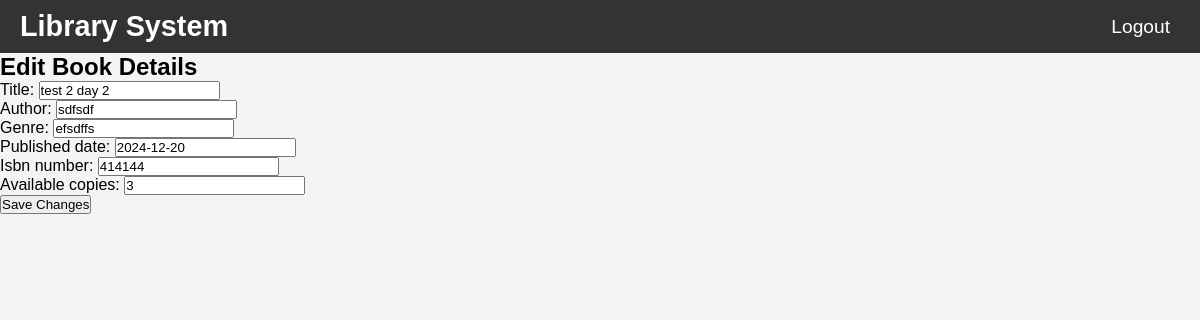
Before: /book/414144/ (signed in) with the older database file.
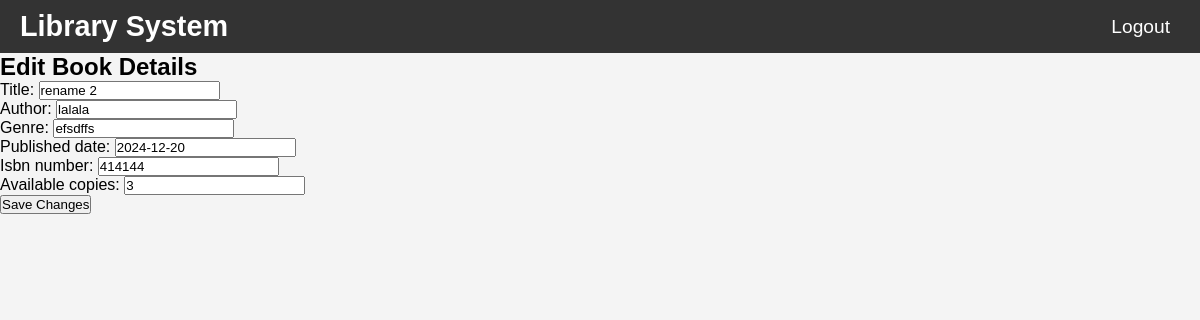
After: the same page with the newer database file.
### lib/models.py (models this page shows, shortened)
class Book(models.Model):
    title = models.CharField(max_length=255)
    author = models.CharField(max_length=255)
    genre = models.CharField(max_length=100)
    published_date = models.DateField()
    isbn_number = models.CharField(max_length=13, unique=True)  # ISBN number
    available_copies = models.IntegerField(default=1)  # Available copies in the library

### lib/views.py (the view)
# urls.py: path('book/<str:isbn_number>/', views.book_detail, name='book_detail'),
@staff_member_required
def book_detail(request, isbn_number):
    book = get_object_or_404(Book, isbn_number=isbn_number)
    if request.method == 'POST':
        form = BookForm(request.POST, instance=book)
        if form.is_valid():
            form.save()
            return HttpResponseRedirect(reverse('lib:librarian_dashboard'))
    else:
        form = BookForm(instance=book)
    return render(request, 'lib/book_detail.html', {'form': form, 'book': book})

### lib/forms.py
class BookForm(forms.ModelForm):
    class Meta:
        model = Book
        fields = ['title', 'author', 'genre', 'published_date', 'isbn_number', 'available_copies']

### lib/templates/lib/book_detail.html (shortened to what this page needs)
{% load static %}
<!DOCTYPE html>
<html lang="en">
<head>
    <link rel="stylesheet" href="{% static 'css/styles.css' %}">
</head>
<body>
    <nav>
        <div class="navbar">
            <a href="{% url 'lib:home' %}" class="brand">Library System</a>
            <div class="nav-links">
                <a href="{% url 'lib:logout_views' %}" >Logout</a>
            </div>
        </div>
    </nav>
    <div class="form-container">
        <h2>Edit Book Details</h2>
        <form method="post">
            {{ form.as_p }}
            <button type="submit" class="btn btn-primary">Save Changes</button>
        </form>
    </div>
</body>
</html>

Changed rows visible on the page:
changed Book "efsdffs": title "test 2 day 2" → "rename 2"; author "sdfsdf" → "lalala"
